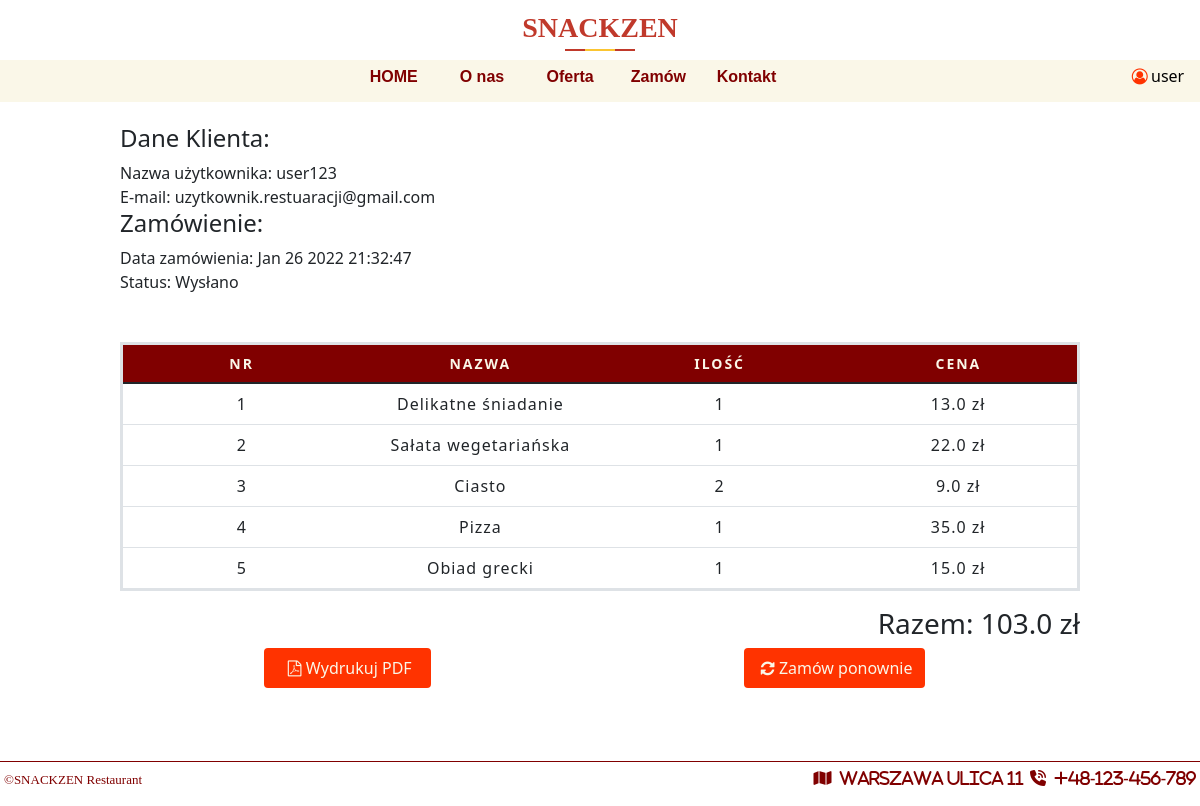
Before: /orders/1e8cc91edc (signed in) with the older database file.
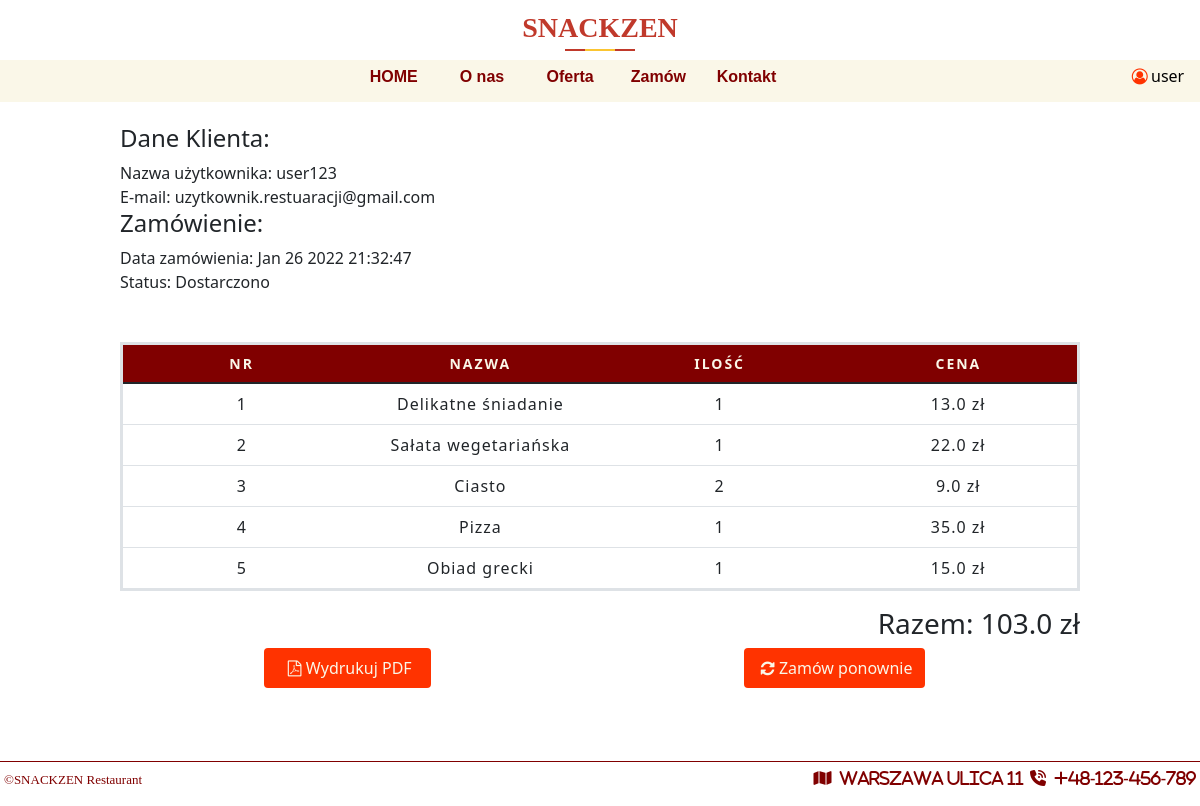
After: the same page with the newer database file.
### Restaurant/models.py (models this page shows, shortened)
class CustomerOrder(db.Model):
    id = db.Column(db.Integer, primary_key=True)
    invoice = db.Column(db.String(20), unique=True, nullable=False)
    status = db.Column(db.String(20), default='Niezapłacone', nullable=False)
    customer_id = db.Column(db.String(20), unique=False, nullable=False)
    date_created = db.Column(db.DateTime, default=datetime.utcnow, nullable=False)
    orders = db.Column(JsonEcodedDict)

### Restaurant/orders/routes.py (the view)
@order.route('/orders/<invoice>')
@login_required
def orders(invoice):
    if current_user.is_authenticated:
       total = 0
       orders = CustomerOrder.query.filter_by(invoice=invoice).first()
       customer = User.query.filter_by(id=orders.customer_id).first()
       for _key, product in orders.orders.items():
           total += float(product['price']) * int(product['quantity'])
    else:
        return redirect(url_for('users.login'))
    return render_template('user-order.html', menu=menu, invoice=invoice, total=str(total), customer=customer, orders=orders)

### Restaurant/models.py (called while the page is built)
@login_manager.user_loader
def load_user(user_id):
    return User.query.get(int(user_id))

    def process_result_value(self, value, dialect):
        if value is None:
            return {}
        else:
            return json.loads(value)

### Restaurant/templates/user-order.html (shortened to what this page needs)
{% extends "layout.html" %}
{% block content %}
    <div style="background-color: white" id="information-box">
        <div class="information-box-content3">
                <h4>Dane Klienta: </h4>
                Nazwa użytkownika: {{ customer.username }} <br>
                E-mail: {{ customer.email }} <br>
                <h4>Zamówienie: </h4>
                Data zamówienia: {{ orders.date_created.strftime("%b %d %Y %H:%M:%S") }} <br>
                Status: {{ orders.status }} <br>
                <br>
                <br>
                    <table class="table">
                    <thead>
                        <th class="text-center">Nr</th>
                        <th class="text-center">Nazwa</th>
                        <th class="text-center">Ilość</th>
                        <th class="text-center">Cena</th>
                    </thead>
                    <tbody>
                        {% for key, product in orders.orders.items() %}
                            <tr>
                                <td>{{ loop.index }}</td>
                                <td>{{ product.name }}</td>
                                <td>{{ product.quantity }}</td>
                                <td>{{ product.price }} zł</td>
                            </tr>
                        {% endfor %}
                    </tbody>
                </table>
                <h3 style ="text-align: right">Razem: {{ total }} zł</h3>
                <div class="buttons">
                    <form class="form-btn" action="{{url_for('order.get_pdf', invoice=invoice)}}" method="POST">
                        <button class="btn" type='submit'><i class="icon-pdf"></i>Wydrukuj PDF</button>
                    </form>
                    <form class="form-btn" action="{{url_for('order.order_again', invoice=invoice)}}" method="POST">
                        <button class="btn" type='submit'><i class="icon-update"></i>Zamów ponownie</button>
                    </form>
        </div>
    </div>
    </div>
{% endblock %}

Changed rows visible on the page:
changed CustomerOrder: status "Wysłano" → "Dostarczono"
